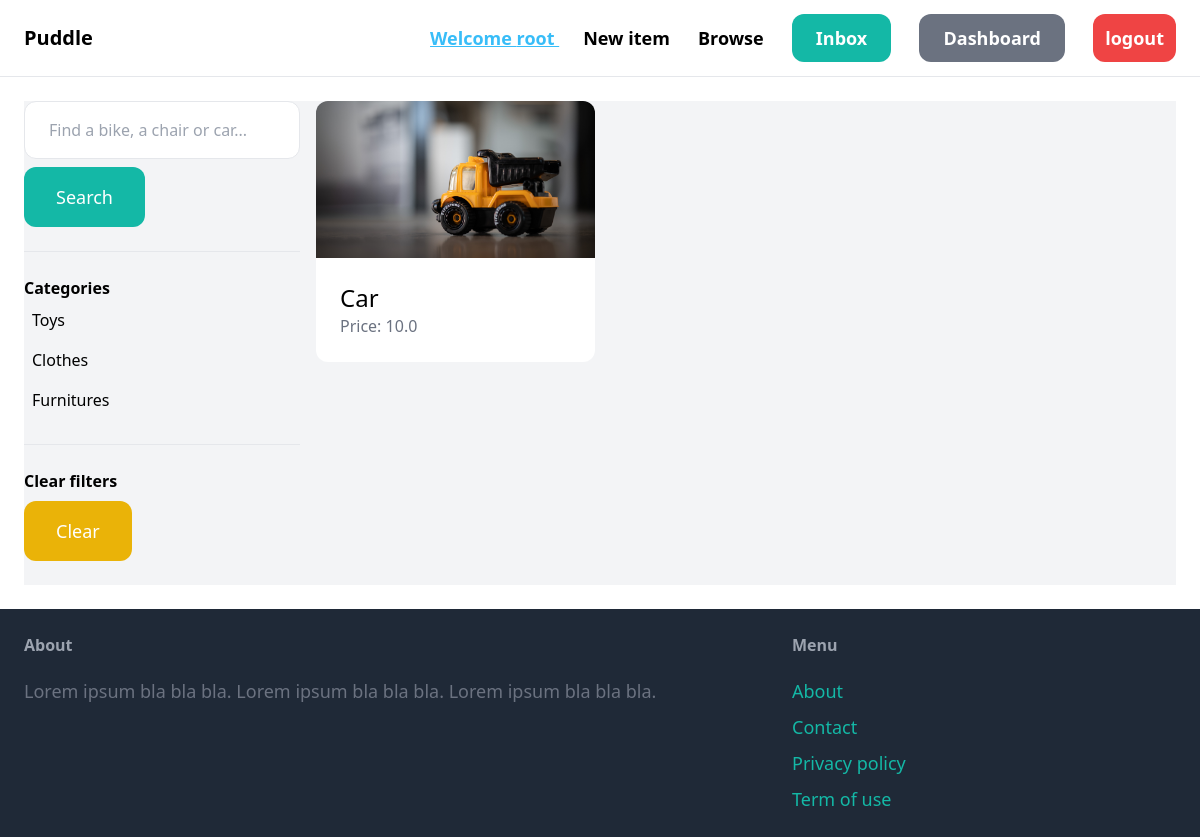
The app's page /items/ (signed in), older data.
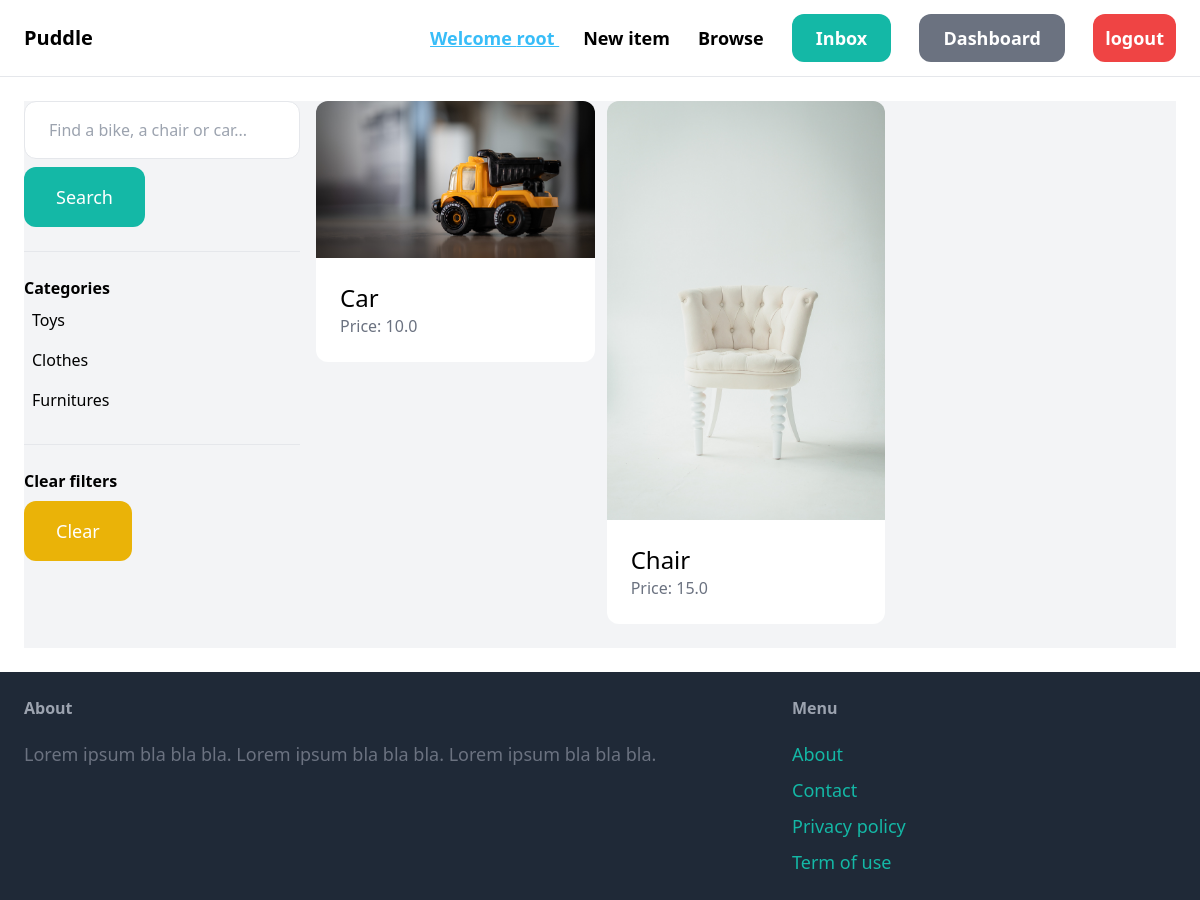
The same page, newer data.
### item/models.py (models this page shows, shortened)
class Category(models.Model):
    name = models.CharField(max_length=255)
    class Meta:
        verbose_name_plural = "Categories"

class Item(models.Model):
    name = models.CharField(max_length=255)
    description = models.TextField(blank=True, null=True)
    price = models.FloatField()
    is_sold = models.BooleanField(default=False)
    created_at = models.DateTimeField(auto_now_add=True)
    created_by = models.ForeignKey(User, related_name="items", on_delete=models.CASCADE)
    category = models.ForeignKey(Category, related_name="items",on_delete=models.CASCADE)
    image = models.ImageField(upload_to="item_images", blank=True, null=True)

### item/views.py (the view)
# urls.py: path('', views.items, name='items'),
@login_required
def items(request):
    query = request.GET.get('query','')
    category_id = request.GET.get('category', 0)
    items = Item.objects.filter(is_sold=False)
    categories = Category.objects.all()
    if category_id:
        items = items.filter(category_id = category_id)
    if query:
         items = items.filter(Q(name__icontains=query) | Q(description__icontains=query))
    return render(request, 'item/items.html', {
        'items': items,
        'query': query,
        'categories': categories,
        'category_id': int(category_id)
    } )

### item/templates/item/items.html (shortened to what this page needs)
{% extends 'core/base.html' %}
{% block content %}
    <div class="pb-6 grid grid-cols-4 gap-4 bg-gray-100">
        <div class="col-span-1">
            <form method="get" action="{% url 'item:items' %}">
                <input name="query" class="w-full py-4 px-6 border rounded-xl" type="text" value="{{ query }}" placeholder="Find a bike, a chair or car...">
                <button class="mt-2 py-4 px-8 text-lg bg-teal-500 text-white rounded-xl">Search</button>
            </form>
            <hr class="my-6">
            <p class="font-semibold">Categories</p>
            <ul>
                {% for category in categories %}
                    <li class="py-2 px-2 rounded-xl{% if category.id == category_id %} bg-gray-200{% endif %}">
                        <a href="{% url 'item:items' %}?query={{ query }}&category={{ category.id }}">{{ category.name }}</a>
                    </li>
                {% endfor %}
            </ul>
            <hr class="my-6">
            <p class="font-semibold">Clear filters</p>
            <ul>
                <li><a href="{% url 'item:items' %}" class="mt-2 py-4 px-8 inline-block bg-yellow-500 text-lg rounded-xl text-white">Clear</a>
        </div>
        <div class="col-span-3">
            <div class="grid grid-cols-3 gap-3">
                {% for item in items %}
                    <div>
                        <a href="{% url 'item:detail' item.id %}">
                            <div>
                                <img src="{{ item.image.url }}" class="rounded-t-xl">
                            </div>
                            <div class="p-6 bg-white rounded-b-xl">
                                <h2 class="text-2xl">{{ item.name }}</h2>
                                <p class="text-gray-500">Price: {{ item.price }}</p>
                            </div>
                        </a>
                    </div>
                {% endfor %}
            </div>
        </div>
    </div>
{% endblock %}

Row changes from the older to the newer data that the page shows:
added Item: image (picture), name "Chair", price "15.0"
